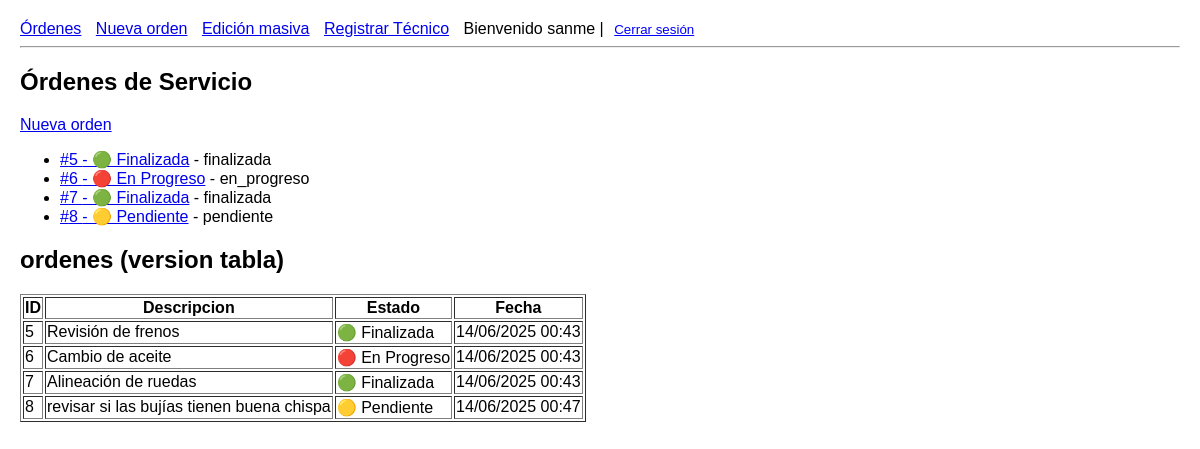
Before: /ordenes/ (signed in) with the older database file.
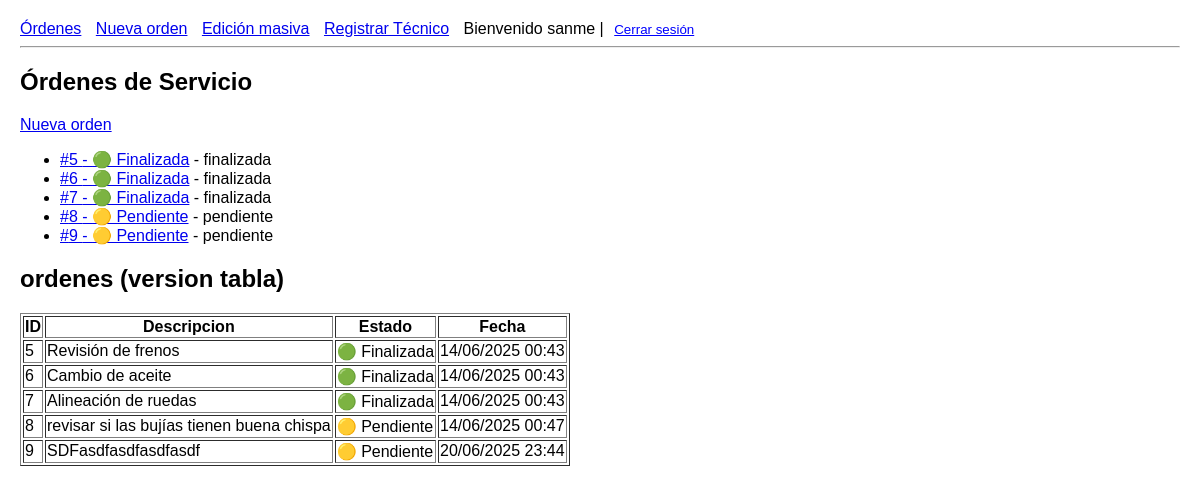
After: the same page with the newer database file.
### ordenes/models.py (models this page shows, shortened)
class OrdenServicio(models.Model):
    descripcion = models.TextField()
    tecnico_asignado = models.ForeignKey(User, on_delete=models.CASCADE, related_name='ordenes_asignadas')
    estado = models.CharField(max_length=20, choices=[
        ('pendiente', 'Pendiente'),
        ('en_progreso', 'En Progreso'),
        ('finalizada', 'Finalizada')
    ])
    comentario_final = models.TextField(blank = True, null = True)
    fecha_creacion = models.DateTimeField(auto_now_add=True)

### ordenes/views.py (the view)
# urls.py: path('ordenes/', views.OrdenListView.as_view(), name='orden_list'),
class OrdenListView(LoginRequiredMixin, ListView):
    model = OrdenServicio
    context_object_name = 'ordenes'
    template_name = 'ordenes/orden_list.html'
    def get_queryset(self):
        if self.request.user.is_superuser:
            return OrdenServicio.objects.all()
        return OrdenServicio.objects.filter(tecnico_asignado=self.request.user)

### ordenes/templatetags/estado_tags.py (called while the page is built)
@register.filter
def formatear_estado(valor):
    colores = {
        'pendiente': '🟡 Pendiente',
        'en_progreso': '🔴 En Progreso',
        'finalizada': '🟢 Finalizada'
    }
    return colores.get(valor, valor)

@register.inclusion_tag('ordenes/components/tabla_ordenes.html')
def mostrar_tabla_ordenes(lista):
    return {'ordenes': lista}

### ordenes/templates/ordenes/orden_list.html (shortened to what this page needs)
{% extends "ordenes/base.html" %}
{% block content %}
{% load estado_tags %}
<h2>Órdenes de Servicio</h2>
<a href="{% url 'orden_create' %}">Nueva orden</a>
<ul>
  {% for orden in ordenes %}
    <li>
      <a href="{% url 'orden_detail' orden.pk %}">#{{ orden.id }} - {{ orden.estado|formatear_estado}}</a> - {{ orden.estado }}
    </li>
  {% endfor %}
</ul>
<h2>ordenes (version tabla)</h2>
{% mostrar_tabla_ordenes ordenes %}
{% endblock %}

### ordenes/templates/ordenes/components/tabla_ordenes.html
{% load estado_tags %}
<table border="1">
  <tr>
    <th>ID</th>
    <th>Descripcion</th>
    <th>Estado</th>
    <th>Fecha</th>
  </tr>
  {% for orden in ordenes %}
    <tr>
      <td>{{ orden.id }}</td>
      <td>{{ orden.descripcion }}</td>
      <td>{{ orden.estado|formatear_estado }}</td>
      <td>{{ orden.fecha_creacion|date:"d/m/Y H:i" }}</td>
    </tr>
    {% endfor %}
</table>

Changed rows visible on the page:
changed OrdenServicio "Cambio de aceite": estado "🔴 En Progreso" → "🟢 Finalizada"; estado "en_progreso" → "finalizada"
added OrdenServicio: id "9", estado "🟡 Pendiente", estado "pendiente", descripcion "SDFasdfasdfasdfasdf", fecha_creacion "20/06/2025 23:44"
